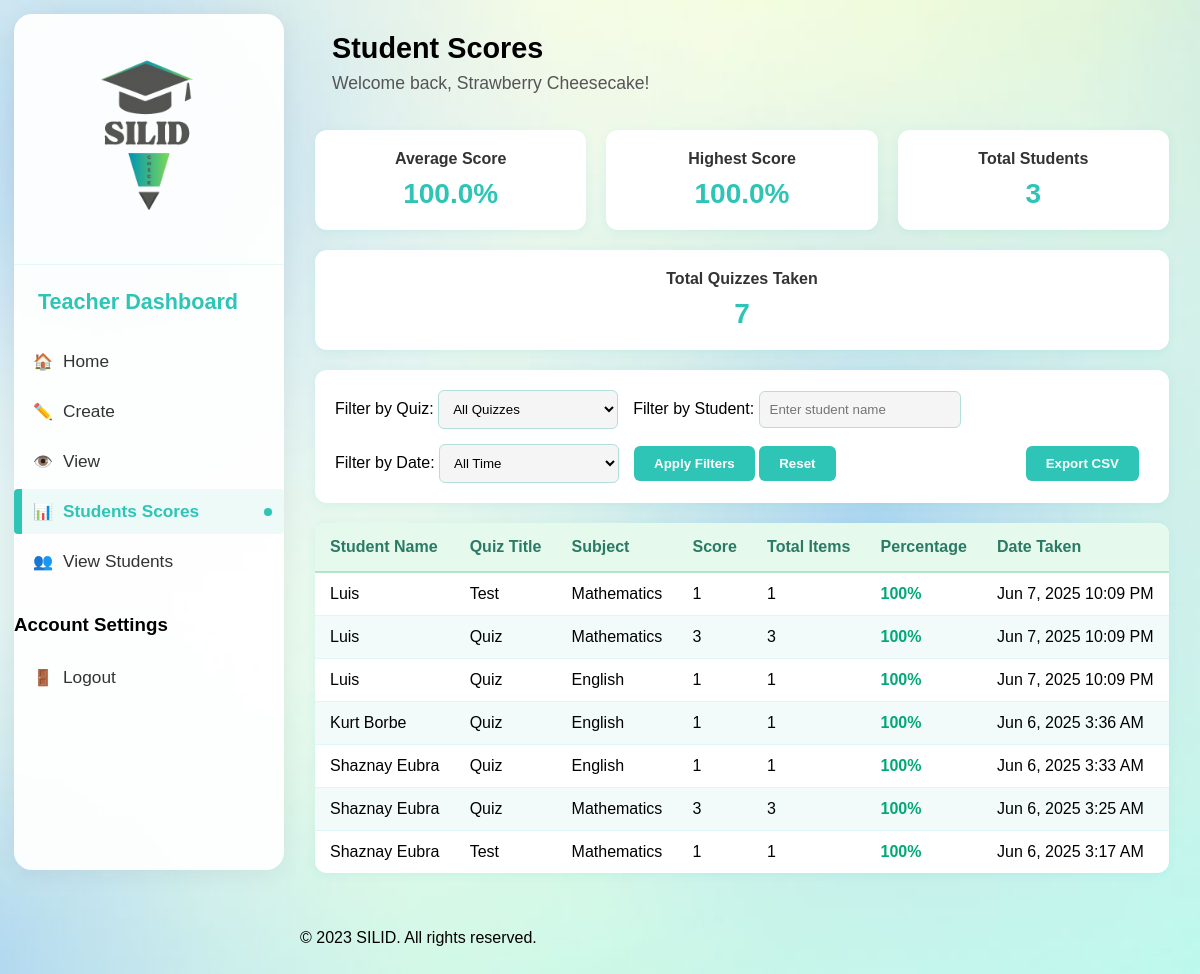
The page /Dashboard/teacher_student_scores.php (signed in) on the database its author committed.
### tables this page shows
CREATE TABLE `quiz_results` (
  `id` int(11) NOT NULL,
  `quiz_id` int(11) NOT NULL,
  `student_id` int(11) NOT NULL,
  `score` int(11) DEFAULT NULL,
  `total` int(11) NOT NULL,
  `taken_at` datetime DEFAULT current_timestamp()
);

CREATE TABLE `students` (
  `id` int(11) NOT NULL,
  `name` varchar(100) NOT NULL,
  `email` varchar(100) NOT NULL,
  `grade` varchar(20) NOT NULL,
  `password` varchar(255) NOT NULL,
  `created_at` timestamp NOT NULL DEFAULT current_timestamp()
);

CREATE TABLE `quizzes` (
  `id` int(11) NOT NULL,
  `teacher_id` int(11) NOT NULL,
  `title` varchar(255) NOT NULL,
  `subject` varchar(100) NOT NULL,
  `created_at` datetime NOT NULL,
  `status` varchar(50) NOT NULL DEFAULT 'ongoing'
);

### Dashboard/teacher_student_scores.php (the view, shortened to what this page needs)
<?php
include 'db_connect.php';
$quizzes = [];
if (isset($_SESSION['teacher_id'])) {
    $teacher_id = intval($_SESSION['teacher_id']);
    $stmt = $conn->prepare("CALL GetTeacherQuizzesForFilter(?)");
    $stmt->bind_param('i', $teacher_id);
    $stmt->execute();
    $result = $stmt->get_result();
    if ($result) {
        while ($row = $result->fetch_assoc()) {
            $quizzes[] = $row;
        }
    }
    $conn->next_result();
}
$scores = [];
if (isset($_SESSION['teacher_id'])) {
    $teacher_id = intval($_SESSION['teacher_id']);
    $stmt = $conn->prepare("CALL GetRecentQuizScores(?)");
    $stmt->bind_param('i', $teacher_id);
    $stmt->execute();
    $result = $stmt->get_result();
    if ($result) {
        while ($row = $result->fetch_assoc()) {
            $scores[] = $row;
        }
    }
}
?>
<!DOCTYPE html>
<html lang="en">
<head>
  <link rel="stylesheet" href="dashboard.css"/>
</head>
<body>
<div id="teacher-dashboard">
    <div class="container">
      <aside class="sidebar">
        <div class="logo">
          <img src="../assets/pics/sc_logo.png" alt="SILID Logo" />
        </div>
        <nav>
          <h2>Teacher Dashboard</h2>
          <ul>
            <li id="teacher-menu-home" class="menu-item">
              <a href="teacher_dashboard.php">
                <span class="menu-icon">🏠</span>
                <span class="menu-text">Home</span>
              </a>
            </li>
            <li id="teacher-menu-create-quiz" class="menu-item">
              <a href="teacher_create_quiz.php">
                <span class="menu-icon">✏️</span>
                <span class="menu-text">Create</span>
              </a>
            </li>
            <li id="teacher-menu-view-quiz" class="menu-item">
              <a href="teacher_view_quiz.php">
                <span class="menu-icon">👁️</span>
                <span class="menu-text">View</span>
              </a>
            </li>
            <li id="teacher-menu-student-scores" class="menu-item active">
              <a href="teacher_student_scores.php">
                <span class="menu-icon">📊</span>
                <span class="menu-text">Students Scores</span>
              </a>
            </li>
            <li id="teacher-menu-view-students" class="menu-item">
              <a href="teacher_view_students.php">
                <span class="menu-icon">👥</span>
                <span class="menu-text">View Students</span>
              </a>
            </li>
          </ul>
          <div class="settings">
            <h3>Account Settings</h3>
            <ul>
              <li id="logout-btn-teacher" class="menu-item">
                <a href="javascript:void(0);" onclick="document.getElementById('logoutModal').style.display='block';">
                  <span class="menu-icon">🚪</span>
                  <span class="menu-text">Logout</span>
                </a>
              </li>
            </ul>
          </div>
        </nav>
      </aside>
      <main class="main-content">
        <header class="header">
          <div class="header-title middle-left">
            <h1>Student Scores</h1>
            <p>Welcome back, <?php echo isset($_SESSION['teacher_name']) ? htmlspecialchars($_SESSION['teacher_name']) : (isset($_SESSION['teacher_id']) ? 'Teacher ID: ' . intval($_SESSION['teacher_id']) : 'Teacher'); ?>!</p>
          </div>
        </header>
        <section class="dashboard-body">
          <div class="scores-container">
            <div class="statistics-cards">
              <?php
              if (isset($_SESSION['teacher_id'])) {
                $teacher_id = intval($_SESSION['teacher_id']);
                $stmt = $conn->prepare("CALL GetScoreStatistics(?)");
                $stmt->bind_param('i', $teacher_id);
                $stmt->execute();
                $result = $stmt->get_result();
                if ($result && $row = $result->fetch_assoc()) {
                  echo '<div class="stat-card">';
                  echo '<h3>Average Score</h3>';
                  echo '<div class="value">' . number_format($row['avg_score'], 1) . '%</div>';
                  echo '</div>';
                  echo '<div class="stat-card">';
                  echo '<h3>Highest Score</h3>';
                  echo '<div class="value">' . number_format($row['max_score'], 1) . '%</div>';
                  echo '</div>';
                  echo '<div class="stat-card">';
                  echo '<h3>Total Students</h3>';
                  echo '<div class="value">' . $row['total_students'] . '</div>';
                  echo '</div>';
                  echo '<div class="stat-card">';
                  echo '<h3>Total Quizzes Taken</h3>';
                  echo '<div class="value">' . $row['total_attempts'] . '</div>';
                  echo '</div>';
                }
              }
              ?>
            </div>
            <div class="filters-panel">
              <div>
                <label for="quiz-filter">Filter by Quiz:</label>
                <select id="quiz-filter">
                  <option value="">All Quizzes</option>
                </select>
              </div>
              <div>
                <label for="student-filter">Filter by Student:</label>
                <input type="text" id="student-filter" placeholder="Enter student name">
              </div>
              <div>
                <label for="date-filter">Filter by Date:</label>
                <select id="date-filter">
                  <option value="">All Time</option>
                </select>
              </div>
              <div>
                <button id="apply-filter-btn">Apply Filters</button>
                <button id="reset-filter-btn">Reset</button>
              </div>
              <div style="margin-left:auto;">
                <button class="export-btn" id="export-csv-btn">Export CSV</button>
              </div>
            </div>
            <div id="scores-table-container">
              <table class="scores-table">
                <thead>
                  <tr>
                    <th>Student Name</th>
                    <th>Quiz Title</th>
                    <th>Subject</th>
                    <th>Score</th>
                    <th>Total Items</th>
                    <th>Percentage</th>
                    <th>Date Taken</th>
                  </tr>
                </thead>
                <tbody id="scores-tbody">
                <?php
                if (!empty($scores)) {
                  foreach ($scores as $score) {
                    $percentage = round(($score['score'] / $score['total_items']) * 100);
                    $scoreClass = '';
                    if ($percentage >= 80) {
                      $scoreClass = 'score-high';
                    } else if ($percentage >= 60) {
                      $scoreClass = 'score-medium';
                    } else {
                      $scoreClass = 'score-low';
                    }
                    echo '<tr>';
                    echo '<td>' . htmlspecialchars($score['student_name']) . '</td>';
                    echo '<td>' . htmlspecialchars($score['quiz_title']) . '</td>';
                    echo '<td>' . htmlspecialchars($score['subject']) . '</td>';
                    echo '<td>' . $score['score'] . '</td>';
                    echo '<td>' . $score['total_items'] . '</td>';
                    echo '<td class="' . $scoreClass . '">' . $percentage . '%</td>';
                    echo '<td>' . date('M j, Y g:i A', strtotime($score['taken_at'])) . '</td>';
                    echo '</tr>';
                  }
                } else {
                  echo '<tr><td colspan="7" style="text-align:center;padding:20px;">No quiz scores available.</td></tr>';
                }
                ?>
                </tbody>
              </table>
            </div>
          </div>
        </section>
        <footer class="footer">
          <p>&copy; 2023 SILID. All rights reserved.</p>
        </footer>
      </main>
    </div>
  </div>
</body>
</html>

### Dashboard/dashboard.css (style rules this page uses)
body { margin: 0; font-family: "Cal Sans", sans-serif; background-image: url(../assets/pics/student-dashboard-bg.jpg); background-size: cover; min-height: 100vh; }
.container { display: flex; min-height: 100vh; }
.sidebar { width: 270px; min-height: 100vh; background: rgba(255, 255, 255, 0.95); padding: 32px 0 24px 0; display: flex; flex-direction: column; align-items: stretch; border-radius: 18px; margin: 14px 0 14px 14px; box-shadow: 0 4px 24px rgba(0, 0, 0, 0.06); transition: all 0.3s ease; overflow-y: auto; position: sticky; top: 14px; height: calc(100vh - 28px); }
.logo { padding: 0 24px 18px; border-bottom: 1px solid rgba(46, 196, 182, 0.1); margin-bottom: 24px; }
.logo img { width: 200px; display: block; margin: 0 auto; transition: transform 0.3s ease; }
.sidebar h2 { font-size: 1.35rem; font-weight: bold; margin: 0 0 24px 0; padding: 0 24px; color: #2ec4b6; }
.sidebar nav ul { list-style: none; padding: 0; margin: 0 0 30px 0; }
.sidebar nav ul li { font-size: 1.08rem; margin: 0; padding: 12px 24px; color: #333; cursor: pointer; transition: all 0.3s ease; position: relative; border-left: 0px solid transparent; display: flex; align-items: center; }
.sidebar nav ul li.active { color: #2ec4b6; font-weight: 600; background: rgba(46, 196, 182, 0.08); border-left: 4px solid #2ec4b6; }
.sidebar nav ul li::before { content: ""; position: absolute; left: 0; top: 0; height: 100%; width: 4px; background: transparent; transition: transform 0.3s ease, background-color 0.3s ease; transform: scaleY(0); }
.sidebar nav ul li.active::before { background: #2ec4b6; transform: scaleY(1); }
.sidebar nav ul li.active::after { content: ""; position: absolute; right: 12px; width: 8px; height: 8px; background: #2ec4b6; border-radius: 50%; animation: pulse 2s infinite; }
.settings ul li { font-size: 1.08rem; padding: 12px 24px; color: #333; cursor: pointer; transition: all 0.2s ease; border-left: 0px solid transparent; position: relative; }
.settings ul li::before { content: ""; position: absolute; left: 0; top: 0; height: 100%; width: 4px; background: transparent; transition: transform 0.3s ease, background-color 0.3s ease; transform: scaleY(0); }
.main-content { flex: 1; display: flex; flex-direction: column; min-height: 100vh; }
.header { display: flex; flex-direction: row; align-items: center; justify-content: space-between; position: relative; min-height: 120px; padding: 0 32px; }
.header-title { display: flex; flex-direction: column; align-items: flex-start; align-self: flex-start; margin-left: 0 !important; margin-right: 0 !important; margin-bottom: 18px; margin-top: 90px; padding-left: 0; align-self: center; }
.header-title.middle-left { position: static; top: auto; left: auto; transform: none; align-items: flex-start; margin: 0; padding: 0; }
.header-title h1 { font-size: 1.45rem; font-weight: bold; margin: 0 0 4px 0; }
.header-title p { margin: 0; font-size: 1.08rem; color: #222; }
.dashboard-body { flex: 1; display: flex; flex-direction: column; justify-content: flex-start; min-height: 0; }
.scores-table { width: 100%; border-collapse: collapse; margin-top: 18px; background: rgba(255, 255, 255, 0.9); border-radius: 10px; overflow: hidden; }
.scores-table th, .scores-table td { padding: 12px 18px; text-align: left; }
.scores-table th { background: #2ec4b6; color: #fff; }
.scores-table tr:nth-child(even) { background: #f3fbfa; }
.main-content { margin-left: 0; padding: 16px; box-sizing: border-box; width: calc(100% - 260px); }
.header { padding-top: 16px; margin-bottom: 16px; min-height: auto; }
.header-title h1 { font-size: 1.8rem; margin-bottom: 8px; }
.header-title p { font-size: 1.1rem; color: #555; }

### rows shown on the page
quiz_results: student.name "Luis", quiz.title "Test", quiz.subject "Mathematics", score "1", total_items "1", percentage "100", taken_at "Jun 7, 2025 10:09 PM"
quiz_results: student.name "Luis", quiz.title "Quiz", quiz.subject "Mathematics", score "3", total_items "3", percentage "100", taken_at "Jun 7, 2025 10:09 PM"
quiz_results: student.name "Luis", quiz.title "Quiz", quiz.subject "English", score "1", total_items "1", percentage "100", taken_at "Jun 7, 2025 10:09 PM"
quiz_results: student.name "Kurt Borbe", quiz.title "Quiz", quiz.subject "English", score "1", total_items "1", percentage "100", taken_at "Jun 6, 2025 3:36 AM"
quiz_results: student.name "Shaznay Eubra", quiz.title "Quiz", quiz.subject "English", score "1", total_items "1", percentage "100", taken_at "Jun 6, 2025 3:33 AM"
quiz_results: student.name "Shaznay Eubra", quiz.title "Quiz", quiz.subject "Mathematics", score "3", total_items "3", percentage "100", taken_at "Jun 6, 2025 3:25 AM"
quiz_results: student.name "Shaznay Eubra", quiz.title "Test", quiz.subject "Mathematics", score "1", total_items "1", percentage "100", taken_at "Jun 6, 2025 3:17 AM"

### other values the page prints
$_SESSION['teacher_name'] "Strawberry Cheesecake"
$row['avg_score'] "100.0"
$row['max_score'] "100.0"
$row['total_students'] "3"
$row['total_attempts'] "7"
